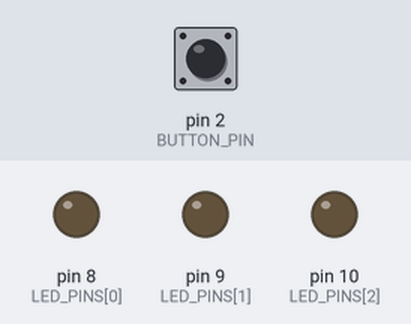
Bench run of a sketch on a simulated Arduino Uno, built with avr-gcc and run on an emulated ATmega328P. On the bench: output pins drawn as LEDs (lit = HIGH). Dashed ring = blinking. The test bench sets the inputs (shaded band); at power-on: pin 2 (BUTTON_PIN) HIGH.

Above: at 1.2 s.
1.3 s: pin 2 (BUTTON_PIN) pulled LOW for 0.15 s
At 1.42 s:
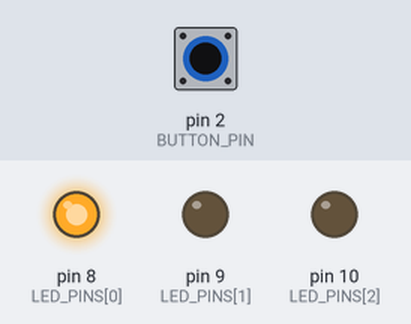
At 2.22 s:
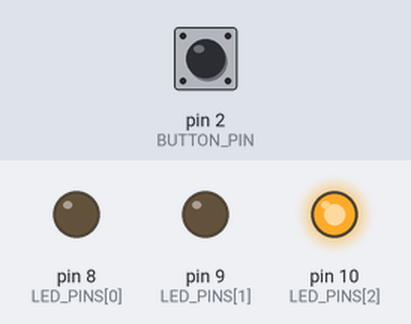
4.3 s: pin 2 (BUTTON_PIN) pulled LOW for 3.2 s
At 4.82 s:
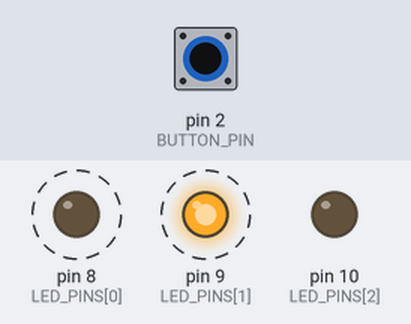
Timing chart, 0 to 9.3 s (numbered marks = the images above; inputs shaded):
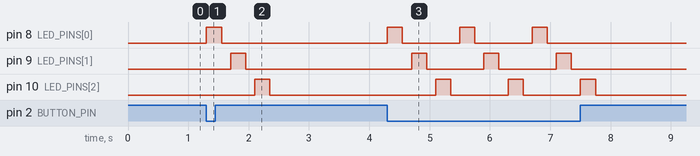

The sketch:

Three_LEDs.ino
```cpp
/*
  Three LEDs: repeat LED 1 -> LED 2 -> LED 3 while the button is held.
  If released during a cycle, finish that entire three-LED cycle, then stop.
  A fresh press while stopped starts again at LED 1.

  Bare ATmega328P, DIP-28, Arduino Uno pin numbering, 16 MHz clock:
    Button: D2 (physical pin 4) to GND; internal pull-up is enabled.
    LED 1:  D8 (physical pin 14).
    LED 2:  D9 (physical pin 15).
    LED 3: D10 (physical pin 16).
  Each LED pin -> its own 330 ohm resistor -> LED anode (+).
  Each LED cathode (-) -> GND.
  Timing: each LED is ON for 250 ms, followed by a 150 ms dark gap.
  One complete cycle takes 1.2 seconds.
*/

const byte BUTTON_PIN = 2;
const byte LED_PINS[] = {8, 9, 10};
const unsigned long ON_MS = 250;
const unsigned long GAP_MS = 150;

void setup() {
  pinMode(BUTTON_PIN, INPUT_PULLUP);
  for (byte i = 0; i < 3; i++) {
    pinMode(LED_PINS[i], OUTPUT);
    digitalWrite(LED_PINS[i], LOW);
  }
}

void loop() {
  if (digitalRead(BUTTON_PIN) == LOW) {
    // Check the button only between complete cycles, so a release never
    // interrupts LED 1 -> LED 2 -> LED 3.
    for (byte i = 0; i < 3; i++) {
      digitalWrite(LED_PINS[i], HIGH);
      delay(ON_MS);
      digitalWrite(LED_PINS[i], LOW);
      delay(GAP_MS);
    }
  }
}
```

Measured:
- after the input at 1.3 s, pin 8 (LED_PINS[0]): LOW → HIGH at once, → LOW 0.25 s later; pin 9 (LED_PINS[1]): LOW → HIGH after 0.40 s, → LOW 0.25 s later; pin 10 (LED_PINS[2]): LOW → HIGH after 0.80 s, → LOW 0.25 s later
- after the input at 4.3 s, pin 8 (LED_PINS[0]): alternates HIGH for 0.25 s and LOW for 0.95 s, 6 changes in all, then stays LOW, starting at once; pin 9 (LED_PINS[1]): alternates HIGH for 0.25 s and LOW for 0.95 s, 6 changes in all, then stays LOW, starting after 0.40 s
